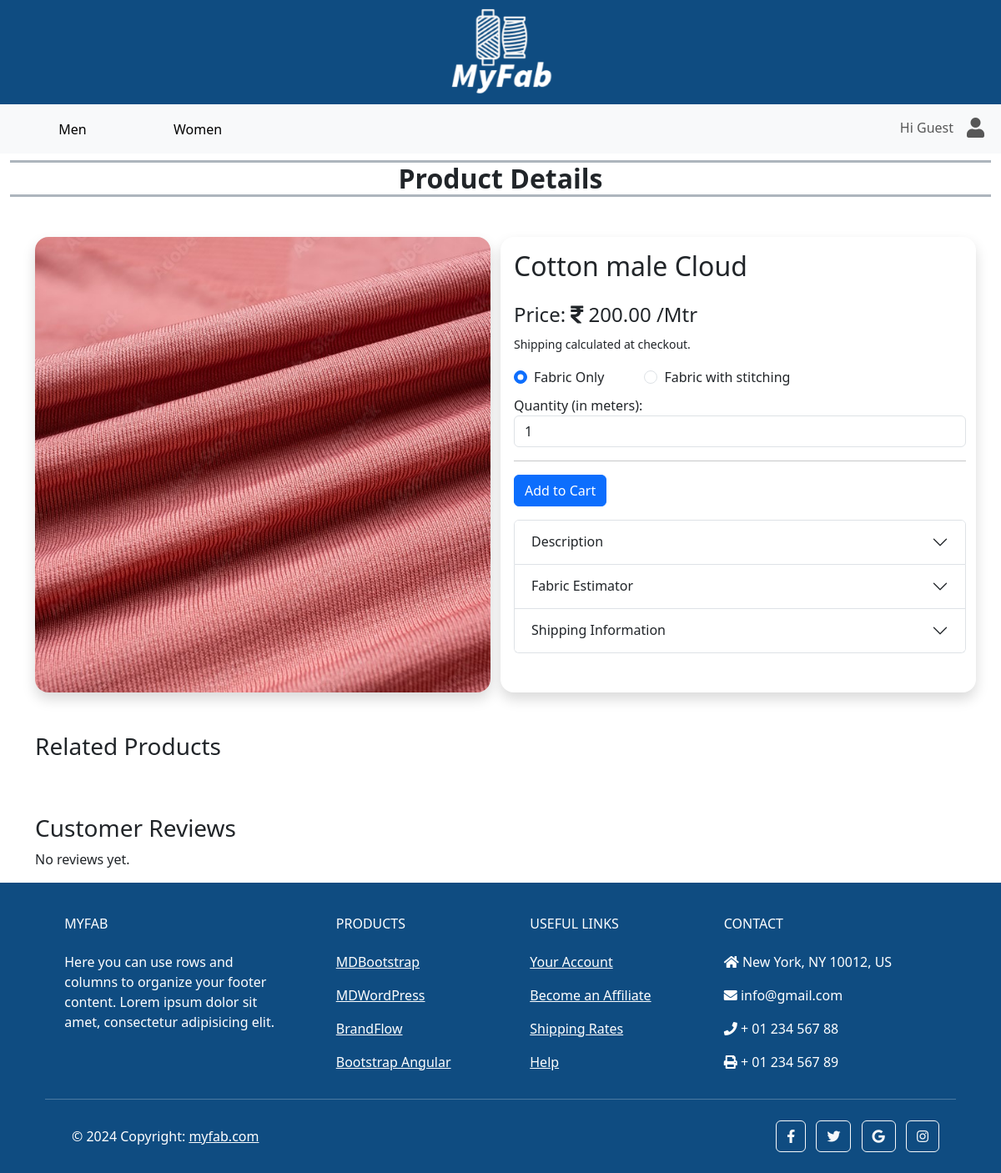
Screenshot of /main/product_details/8/ with the database file from the repository.
### main/models.py (models this page shows, shortened)
class Product(models.Model):
    name = models.CharField(max_length=255, unique=True, blank=False, null=False)
    price = models.DecimalField(max_digits=10, decimal_places=2, default=0, validators=[MinValueValidator(0)])
    image = models.ImageField(upload_to='images/products')
    description = models.TextField(blank=True)
    qty = models.DecimalField(max_digits=10, decimal_places=2, default=0, validators=[MinValueValidator(0)])
    add_date = models.DateField(auto_now_add=True)
    is_active = models.BooleanField(default=True)
    usages = models.ManyToManyField(Usage)
    category_choices = models.ManyToManyField(CategoryChoice)

### main/views.py (the view, shortened to what this page needs)
# urls.py: path('main/product_details/<int:pk>/', ProductDetailsPage.as_view(), name = 'product_details'),
class ProductDetailsPage(DetailView):
    model = Product
    template_name = 'product_details.html'
    context_object_name = 'product'
    def get_context_data(self, **kwargs):
        context = super().get_context_data(**kwargs)
        product = context['product']
        usages = product.usages.all()
        context['usages'] = usages
        measurements = {}
        for usage in usages:
            measurements[usage.pk] = list(usage.measurements.all())
        context['measurements_dict'] = measurements
        user= self.request.user
        return context

### main/templatetags/custom_filters.py (called while the page is built)
@register.filter
def get_item(dictionary, key):
    return dictionary.get(key)

### templates/product_details.html (shortened to what this page needs)
{% extends 'base.html' %}
{% load static %}
{% load custom_filters %}
{% block content %}
    <nav class="navbar navbar-expand-lg bg-body-tertiary">
        <div class="container-fluid">
        <div class="collapse navbar-collapse" id="navbarSupportedContent">
            <ul class="navbar-nav d-flex align-items-center me-auto mb-2 mb-lg-0">
                <li class="nav-item">
                    <button class="nav-link active btn btn-link" style="min-width: 150px;" aria-current="page">
                        <a class="text-black text-decoration-none" href="/main/">Men</a>
                    </button>
                </li>
                <li class="nav-item">
                    <button class="nav-link btn btn-link" style="min-width: 150px;" aria-current="page">
                        <a class="text-black text-decoration-none" href="{% url "main:home_women" %}">Women</a>
                    </button>
                </li>
            </ul>
            <ul class="navbar-nav d-flex flex-row justify-content-center  ms-auto mb-2 mb-lg-0">
                {% if user.is_authenticated %}
                <div class="btn-group">
                    <button class="btn btn-outline-secondary dropdown-toggle" type="button" data-bs-toggle="dropdown" aria-expanded="false">
                        Hi {{user.first_name}}
                    </button>
                    <ul class="dropdown-menu">
                        <li><a class="dropdown-item" href="{% url 'accounts:user_profile' user.id %}">Profile</a></li>
                        <li><a class="dropdown-item" href="{% url "accounts:address" %}">Addresses</a></li>
                        <li><a class="dropdown-item" href="{% url "accounts:orders" %}">Orders</a></li>
                    </ul>
                </div>
                <li class="nav-item ms-3 ms-lg-0">
                    <button type="button" class="btn" data-bs-toggle="offcanvas"
                    data-bs-target="#offcanvasRight" aria-controls="offcanvasRight">
                        <i style='font-size:24px' class='fas'>&#xf217;</i>
                    </button>
                </li>
                <li class="nav-item ms-3 ms-lg-0">
                    <form action="{% url 'accounts:logout' %}" method="post">
                        {% csrf_token %}
                        <button type="submit" class="nav-link" style="border: none; background: none;">
                            <i style='font-size:24px' class='fas'>&#xf2f5;</i>
                        </button>
                    </form>
                </li>
                {% else %}
                <li class="nav-item ms-3 ms-lg-0">
                    <a class="nav-link" >Hi Guest</a>
                </li>
                <li class="nav-item ms-3 ms-lg-0">
                    <a class="nav-link" href="/accounts/login/"><i style="font-size:24px" class="fa">&#xf007;</i></a>
                </li>
                {% endif %}
            </ul>
        </div>
        </div>
    </nav>
    <div class="container-fluid text-center">
        <h5 class="border-bottom border-top border-3 border-dark-subtle fw-bold fs-2 fs-lg-5 mt-2">Product Details</h5>
    </div>
    <div class="container mt-5">
        <div class="row">
            <div class="col-md-6">
                <img src="{{ product.image.url }}" alt="{{ product.name }}" class="img-fluid shadow rounded-4">
            </div>
            <div class="col-md-6 shadow rounded-4 ps-3 pt-3">
                <form id="cart-form" method="post" action="{% url "orders:cart" %}">
                    <h2 class="mb-4"> {{ product.name }} </h2>
                    <h4 class="font-weight-bold product-price">Price: <i class="fa">&#xf156;</i> {{ product.price }} /Mtr</h4>
                    <small class="mb-4">Shipping calculated at checkout.</small>
                    <div class="d-flex ordertype-container mt-3">
                        <div class="form-check me-5">
                            <input class="form-check-input" type="radio" name="ordertype" id="fabric-only" value="1" checked>
                            <label class="form-check-label" for="ordertype">
                            Fabric Only
                            </label>
                        </div>
                        <div class="form-check me-5">
                            <input class="form-check-input" type="radio" name="ordertype" id="fabric-stitching" value="2">
                            <label class="form-check-label" for="ordertype">
                            Fabric with stitching
                            </label>
                        </div>
                    </div>
                    <div id="div-fabric-only" class="hidden my-2">
                        <div class="form-group ">
                            <label for="quantity-FO">Quantity (in meters):</label>
                            <input type="number" class="form-control" id="quantity-FO" name="quantity-FO" value="1" min="1">
                        </div>
                    </div>
                    <hr>
                    <button type="submit" id="add-to-cart-button" class="btn btn-primary">Add to Cart</button>
                </form>
                <div class="accordion my-3" id="productAccordion">
                    <div class="accordion-item">
                        <h2 class="accordion-header" id="descriptionHeading">
                            <button class="accordion-button collapsed" type="button" data-bs-toggle="collapse" data-bs-target="#descriptionCollapse" aria-expanded="false" aria-controls="descriptionCollapse">
                                Description
                            </button>
                        </h2>
                    </div>
                    <div class="accordion-item">
                        <h2 class="accordion-header" id="estimatorHeading">
                            <button class="accordion-button collapsed" type="button" data-bs-toggle="collapse" data-bs-target="#estimatorCollapse" aria-expanded="false" aria-controls="estimatorCollapse">
                                Fabric Estimator
                            </button>
                        </h2>
                    </div>
                    <div class="accordion-item">
                        <h2 class="accordion-header" id="shippingHeading">
                            <button class="accordion-button collapsed" type="button" data-bs-toggle="collapse" data-bs-target="#shippingCollapse" aria-expanded="false" aria-controls="shippingCollapse">
                                Shipping Information
                            </button>
                        </h2>
                    </div>
                </div>
            </div>
        </div>
        <div class="row mt-5">
            <div class="col">
                <h3>Related Products</h3>
            </div>
        </div>
        <div class="row mt-5">
            <div class="col">
                <h3>Customer Reviews</h3>
                <p>No reviews yet.</p>
            </div>
        </div>
    </div>
{% endblock %}

### rows the page displays
Product: image (picture), name "Cotton male Cloud", price "200.00"
